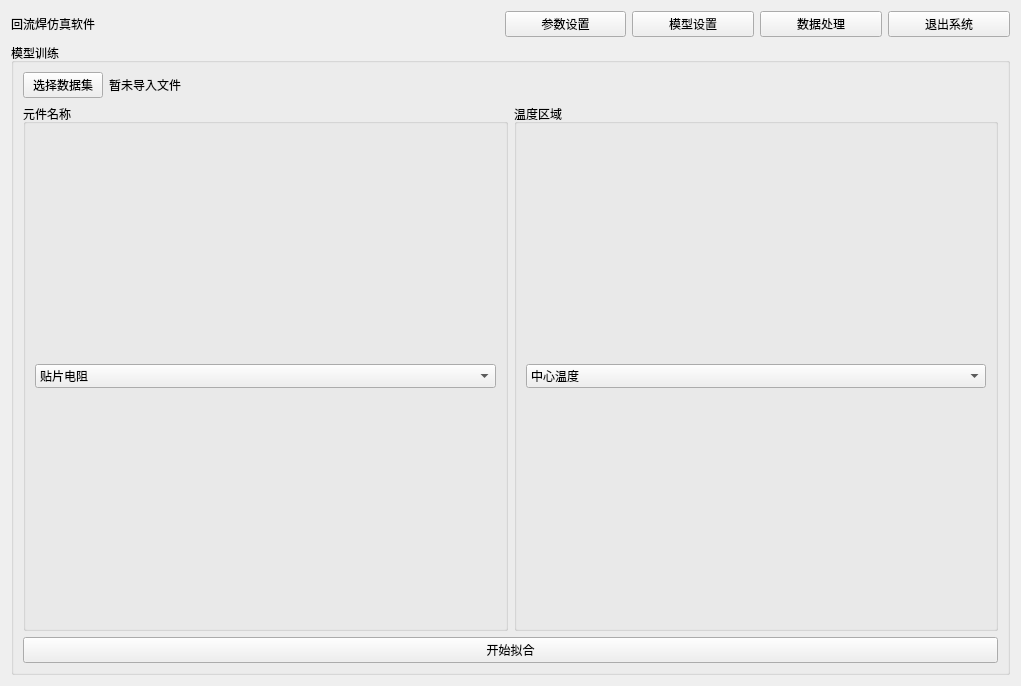
<?xml version="1.0" encoding="UTF-8"?>
<ui version="4.0">
 <class>mainWindow</class>
 <widget class="QWidget" name="mainWindow">
  <property name="geometry">
   <rect>
    <x>0</x>
    <y>0</y>
    <width>1021</width>
    <height>686</height>
   </rect>
  </property>
  <property name="windowTitle">
   <string>回流焊仿真软件</string>
  </property>
  <layout class="QVBoxLayout" name="verticalLayout_2" stretch="1,20">
   <item>
    <layout class="QHBoxLayout" name="horizontalLayout" stretch="4,1,1,1,1">
     <item>
      <widget class="QLabel" name="title">
       <property name="text">
        <string>回流焊仿真软件</string>
       </property>
      </widget>
     </item>
     <item>
      <widget class="QPushButton" name="argumentPage">
       <property name="text">
        <string>参数设置</string>
       </property>
      </widget>
     </item>
     <item>
      <widget class="QPushButton" name="modelPage">
       <property name="text">
        <string>模型设置</string>
       </property>
      </widget>
     </item>
     <item>
      <widget class="QPushButton" name="dataProcessPage">
       <property name="text">
        <string>数据处理</string>
       </property>
      </widget>
     </item>
     <item>
      <widget class="QPushButton" name="exitSystem">
       <property name="text">
        <string>退出系统</string>
       </property>
      </widget>
     </item>
    </layout>
   </item>
   <item>
    <widget class="QGroupBox" name="groupBox">
     <property name="title">
      <string>模型训练</string>
     </property>
     <layout class="QVBoxLayout" name="verticalLayout" stretch="1,20,1">
      <item>
       <layout class="QHBoxLayout" name="horizontalLayout_3" stretch="1,20">
        <item>
         <widget class="QPushButton" name="datasetSelectBtn">
          <property name="text">
           <string>选择数据集</string>
          </property>
         </widget>
        </item>
        <item>
         <widget class="QLabel" name="datasetPath">
          <property name="text">
           <string>暂未导入文件</string>
          </property>
         </widget>
        </item>
       </layout>
      </item>
      <item>
       <layout class="QHBoxLayout" name="horizontalLayout_2">
        <item>
         <widget class="QGroupBox" name="groupBox_3">
          <property name="sizePolicy">
           <sizepolicy hsizetype="Preferred" vsizetype="Preferred">
            <horstretch>0</horstretch>
            <verstretch>0</verstretch>
           </sizepolicy>
          </property>
          <property name="title">
           <string>元件名称</string>
          </property>
          <layout class="QVBoxLayout" name="verticalLayout_3">
           <item>
            <widget class="QComboBox" name="compomentBox">
             <property name="sizePolicy">
              <sizepolicy hsizetype="Preferred" vsizetype="Preferred">
               <horstretch>0</horstretch>
               <verstretch>0</verstretch>
              </sizepolicy>
             </property>
             <property name="maximumSize">
              <size>
               <width>16777215</width>
               <height>24</height>
              </size>
             </property>
             <property name="mouseTracking">
              <bool>true</bool>
             </property>
             <property name="layoutDirection">
              <enum>Qt::LayoutDirection::LeftToRight</enum>
             </property>
             <item>
              <property name="text">
               <string>贴片电阻</string>
              </property>
             </item>
             <item>
              <property name="text">
               <string>贴片电容</string>
              </property>
             </item>
             <item>
              <property name="text">
               <string>塑封芯片</string>
              </property>
             </item>
             <item>
              <property name="text">
               <string>陶封芯片</string>
              </property>
             </item>
            </widget>
           </item>
          </layout>
         </widget>
        </item>
        <item>
         <widget class="QGroupBox" name="groupBox_4">
          <property name="sizePolicy">
           <sizepolicy hsizetype="Preferred" vsizetype="Preferred">
            <horstretch>0</horstretch>
            <verstretch>0</verstretch>
           </sizepolicy>
          </property>
          <property name="minimumSize">
           <size>
            <width>0</width>
            <height>0</height>
           </size>
          </property>
          <property name="mouseTracking">
           <bool>false</bool>
          </property>
          <property name="layoutDirection">
           <enum>Qt::LayoutDirection::LeftToRight</enum>
          </property>
          <property name="title">
           <string>温度区域</string>
          </property>
          <layout class="QVBoxLayout" name="verticalLayout_4">
           <item>
            <widget class="QComboBox" name="placeBox">
             <property name="sizePolicy">
              <sizepolicy hsizetype="Preferred" vsizetype="Preferred">
               <horstretch>0</horstretch>
               <verstretch>0</verstretch>
              </sizepolicy>
             </property>
             <property name="maximumSize">
              <size>
               <width>16777215</width>
               <height>24</height>
              </size>
             </property>
             <property name="mouseTracking">
              <bool>true</bool>
             </property>
             <property name="layoutDirection">
              <enum>Qt::LayoutDirection::LeftToRight</enum>
             </property>
             <item>
              <property name="text">
               <string>中心温度</string>
              </property>
             </item>
             <item>
              <property name="text">
               <string>引脚温度</string>
              </property>
             </item>
            </widget>
           </item>
          </layout>
         </widget>
        </item>
       </layout>
      </item>
      <item>
       <widget class="QPushButton" name="modelBtn">
        <property name="text">
         <string>开始拟合</string>
        </property>
       </widget>
      </item>
     </layout>
    </widget>
   </item>
  </layout>
 </widget>
 <resources/>
 <connections/>
</ui>
